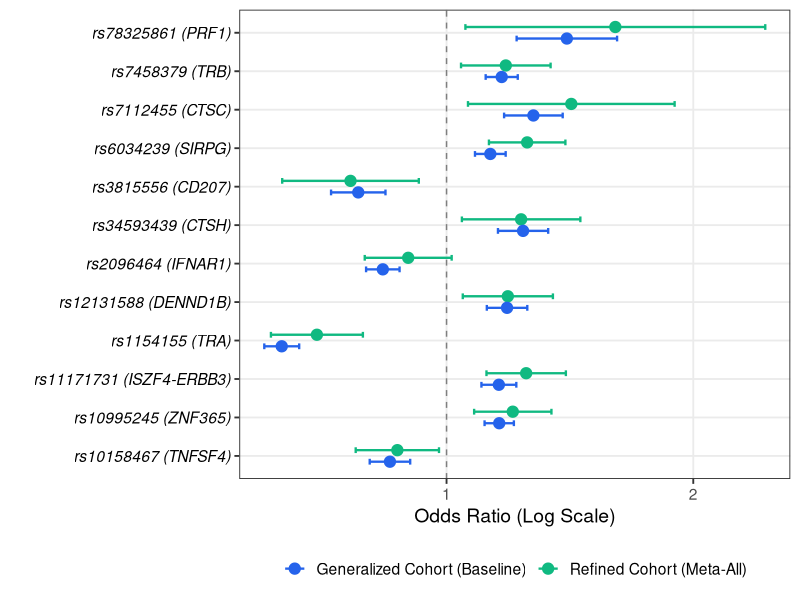

Recreate this plot in R. (Note: this script raises an error after producing the figure.)
setwd("/Users/lixinyu/Desktop/data")

library(readxl)  
library(dplyr)
library(tidyr)
library(ggplot2)
library(ggrepel)

# 1. Prepare Data
raw_data <- read_excel("compare.xlsx", skip = 2, col_names = FALSE)
colnames(raw_data) <- c(
  "Chr", "Gene", "Pos", "Marker", "OtherA", "EffectA", 
  "NatureBeta", "NatureOR", "NatureSE",    
  "MetaBeta", "MetaOR_Raw", "MetaFreq", "MetaSE", "MetaP",  
  "EUR_Beta", "EUR_OR_Raw", "EUR_SE", "EUR_P",  
  "AFR_Beta", "AFR_OR_Raw", "AFR_SE", "AFR_P",  
  "EAS_Beta", "EAS_OR_Raw", "EAS_SE", "EAS_P"   
)
base_df <- raw_data %>%
  mutate(
    NatureBeta = suppressWarnings(as.numeric(NatureBeta)),
    NatureOR   = suppressWarnings(as.numeric(NatureOR)),
    NatureSE   = suppressWarnings(as.numeric(NatureSE)), 
    
    Gene_Display = ifelse(is.na(Gene) | Gene == "", "Unknown", Gene),
    Label = paste0(Marker, " (", Gene_Display, ")")
  ) %>%
  filter(Gene != "NAB1", !grepl("proxy", Gene, ignore.case = TRUE))

fit_constrained_deming <- function(data_df) {
  mean_var_nature <- mean(data_df$Nature_SE_OR^2, na.rm = TRUE)
  mean_var_my <- mean(data_df$My_SE_OR^2, na.rm = TRUE)
  lambda_val <- mean_var_my / mean_var_nature 
  
  x_centered <- data_df$Nature_OR - 1
  y_centered <- data_df$My_OR - 1
  
  Sxx <- sum(x_centered^2)
  Syy <- sum(y_centered^2)
  Sxy <- sum(x_centered * y_centered)
  
  deming_num <- (Syy - lambda_val * Sxx) + sqrt((Syy - lambda_val * Sxx)^2 + 4 * lambda_val * Sxy^2)
  deming_den <- 2 * Sxy
  slope_val <- deming_num / deming_den
  return(list(slope = slope_val, lambda = lambda_val))
}

generate_plots <- function(data, beta_col, se_col, study_name) {
  plot_df <- data %>%
    mutate(
      My_Beta = suppressWarnings(as.numeric(!!sym(beta_col))),
      My_SE   = suppressWarnings(as.numeric(!!sym(se_col)))
    ) %>%
    filter(!is.na(My_Beta) & !is.na(NatureOR)) %>%
    mutate(
      My_OR = exp(My_Beta),
      My_SE_OR = My_OR * My_SE,            
      Nature_SE_OR = NatureOR * NatureSE, 
      
      My_Lower = exp(My_Beta - 1.96 * My_SE),
      My_Upper = exp(My_Beta + 1.96 * My_SE),
      
      Nature_OR = NatureOR,
      NatureBeta_Use = ifelse(is.na(NatureBeta), log(NatureOR), NatureBeta),
      Nature_Lower = exp(NatureBeta_Use - 1.96 * NatureSE),
      Nature_Upper = exp(NatureBeta_Use + 1.96 * NatureSE)
    )
  
  # 2. Forest Plot 
  forest_df <- plot_df %>%
    select(Label, My_OR, My_Lower, My_Upper, Nature_OR, Nature_Lower, Nature_Upper) %>%
    pivot_longer(cols = c(My_OR, Nature_OR), names_to = "Study_Type", values_to = "OR") %>%
    mutate(
      Lower = ifelse(Study_Type == "My_OR", My_Lower, Nature_Lower), 
      Upper = ifelse(Study_Type == "My_OR", My_Upper, Nature_Upper),
      Study_Label = ifelse(Study_Type == "My_OR", paste0("Refined Cohort (", study_name, ")"), "Generalized Cohort (Baseline)")
    )
  
  # 优化 Forest Plot 的学术排版
  p1 <- ggplot(forest_df, aes(x = OR, y = Label, color = Study_Label)) +
    geom_vline(xintercept = 1, linetype = "dashed", color = "grey50") +
    geom_errorbar(aes(xmin = Lower, xmax = Upper), width = 0.3, position = position_dodge(0.6), linewidth = 0.8) +
    geom_point(size = 3.5, position = position_dodge(0.6)) +
    theme_bw(base_size = 14) + # 使用更适合正式论文的主题和字号
    scale_x_log10(breaks = c(0.2, 0.5, 1, 2, 5)) + 
    labs(x = "Odds Ratio (Log Scale)", y = "") +
    scale_color_manual(values = c("#2563eb", "#10b981")) + 
    theme(
      legend.position = "bottom", 
      legend.title = element_blank(),
      panel.grid.minor = element_blank(), 
      axis.text.y = element_text(color = "black", face = "italic") 
    )
  
  ggsave(paste0("Forest_Plot_", study_name, ".pdf"), p1, width = 10, height = 7, dpi = 300)
  
  # 3. Deming Regression & Bootstrapping for CI/P-value
  fit_data <- plot_df 
  deming_res <- fit_constrained_deming(fit_data)
  slope_val <- deming_res$slope
  intercept_val <- 1 - slope_val
  r2_val <- cor(fit_data$Nature_OR, fit_data$My_OR)^2
  
  # Use Bootstrap to calculate 95% CI & P-value
  set.seed(145810) 
  n_boot <- 1000 
  boot_slopes <- numeric(n_boot)
  
  for(i in 1:n_boot) {
    boot_sample <- fit_data[sample(nrow(fit_data), replace = TRUE), ]
    tryCatch({
      boot_res <- fit_constrained_deming(boot_sample)
      boot_slopes[i] <- boot_res$slope
    }, error = function(e) {
      boot_slopes[i] <- NA 
    })
  }
  
  boot_slopes <- na.omit(boot_slopes)
  
  # 95% CI
  ci_lower <- quantile(boot_slopes, 0.025)
  ci_upper <- quantile(boot_slopes, 0.975)

  boot_se <- sd(boot_slopes)
  z_stat <- (slope_val - 1) / boot_se
  p_val <- 2 * pnorm(-abs(z_stat))
  p_val_format <- ifelse(p_val < 0.001, "< 0.001", sprintf("%.3f", p_val))

  cat(sprintf("\n=== %s Deming Regression Results ===\n", study_name))
  cat(sprintf("Slope: %.3f\n", slope_val))
  cat(sprintf("95%% CI: [%.3f, %.3f]\n", ci_lower, ci_upper))
  cat(sprintf("P-value (vs 1): %s\n", p_val_format))
  
  stats_text <- sprintf("Deming Slope: %.3f\n95%% CI: %.2f - %.2f\nP-value: %s\nR² = %.3f", 
                        slope_val, ci_lower, ci_upper, p_val_format, r2_val)
  
  all_vals <- c(fit_data$My_OR, fit_data$Nature_OR) 
  min_val <- min(all_vals, na.rm = TRUE) * 0.95
  max_val <- max(all_vals, na.rm = TRUE) * 1.05

  p2 <- ggplot(plot_df, aes(x = Nature_OR, y = My_OR)) +
    geom_abline(slope = 1, intercept = 0, linetype = "dashed", color = "darkgray", linewidth = 1) +
    geom_abline(slope = slope_val, intercept = intercept_val, color = "black", linewidth = 1) +
    
    geom_point(size = 3.5, color = "#2563eb", alpha = 0.8) + 
    geom_text_repel(aes(label = Label), size = 4, max.overlaps = 20, fontface = "italic") +
    
    theme_bw(base_size = 14) 
    coord_fixed(ratio = 1, xlim = c(min_val, max_val), ylim = c(min_val, max_val)) +
    
    labs(x = "Generalized Cohort OR", 
         y = paste0("Refined Cohort OR (", study_name, ")")) +
    
    annotate("text", x = -Inf, y = Inf, label = stats_text, 
             hjust = -0.1, vjust = 1.2, size = 4.5, fontface = "italic") +
    
    theme(
      panel.grid.minor = element_blank(),
      axis.text = element_text(color = "black")
    )
  
  ggsave(paste0("Regression_Plot_", study_name, ".pdf"), p2, width = 8, height = 8, dpi = 300) 
}

# 4. Run the loop for all analyses
analysis_list <- list(
  "Meta-All" = c("MetaBeta", "MetaSE"),
  "EUR"      = c("EUR_Beta", "EUR_SE"),
  "AFR"      = c("AFR_Beta", "AFR_SE"),
  "EAS"      = c("EAS_Beta", "EAS_SE")
)

for (study in names(analysis_list)) {
  cols <- analysis_list[[study]]
  generate_plots(base_df, cols[1], cols[2], study)
}
